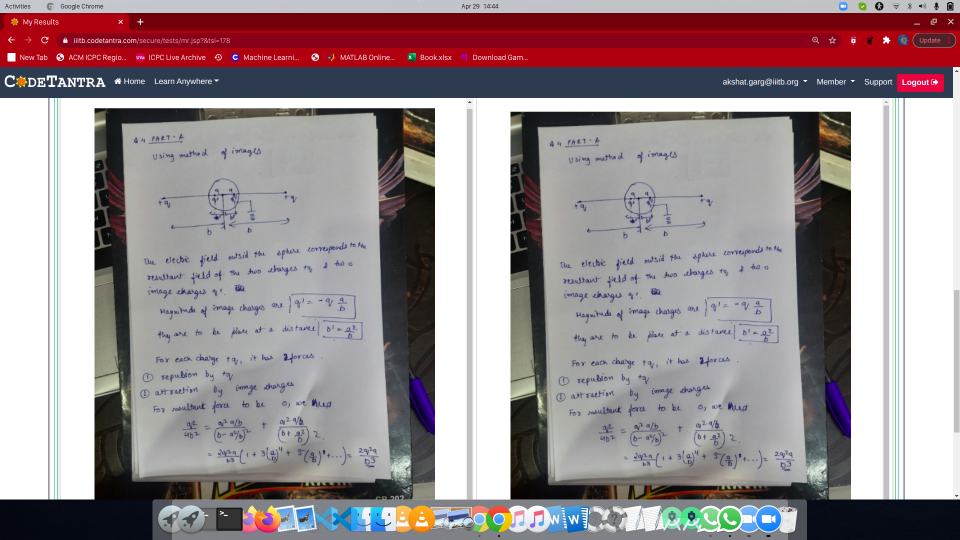
#> input picture photos/Screenshot from 2021-04-29 14-44-45.png, 1920 x 1080 px (shown at 1/2 size)
$ python basic.py
#> lines starting #> are read from the running program, lines starting #| are printed output that depends on the picture; after the words box and inside, x2 and y2 are one past the last pixel; in counts of white or black regions, pixels touching at a corner belong together
import cv2 as cv
img = cv.imread('photos/Screenshot from 2021-04-29 14-44-45.png')
#> img is the input picture: shape (1080, 1920, 3); mean B, G, R 144.9, 141.5, 154.9
cv.imshow('Screenshot',img)

#converting to grayscale

gray = cv.cvtColor(img,cv.COLOR_BGR2GRAY)
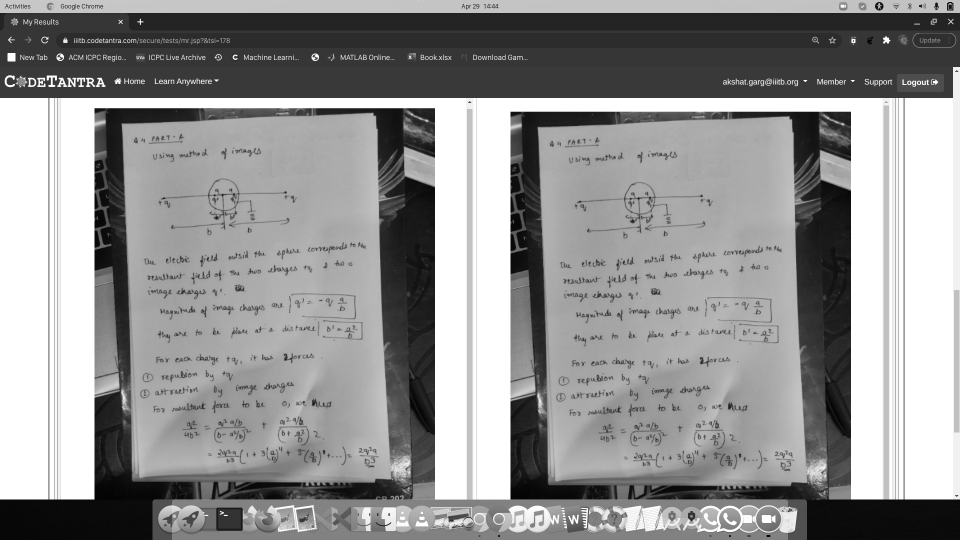
#> gray: shape (1080, 1920) (shown at 1/2 size); min 0, max 255, mean 145.9
# cv.imshow('grayscale',gray)

#blur image
blur = cv.GaussianBlur(img,(1,1),cv.BORDER_DEFAULT)  #here (3,3) is kernel size it is always an odd number and if we increase this then the blurness increases
# cv.imshow('BLUR',blur)

#edge cascade   #if we run edge cascade on a blur image the number of edges will reduce

canny = cv.Canny(img , 125 , 175) #egde cascading is use to find edges
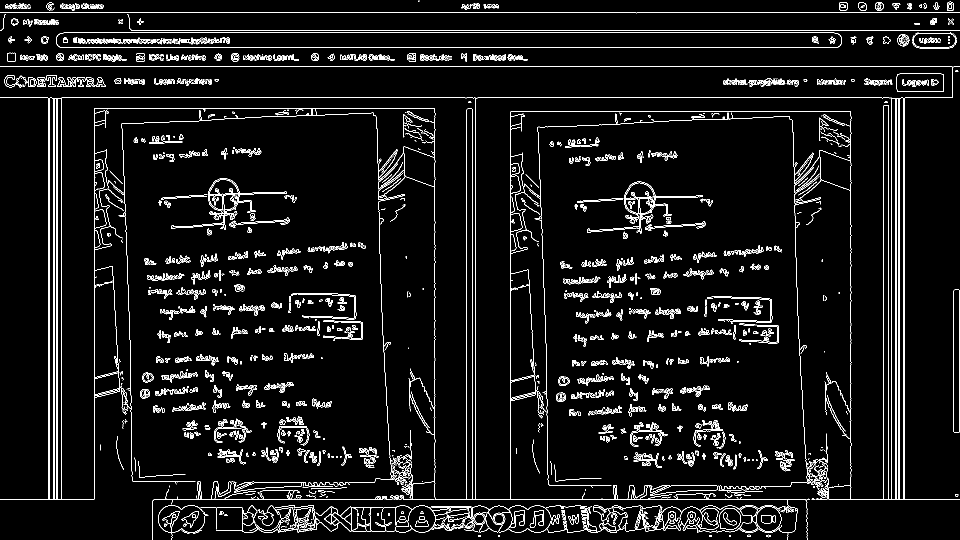
#> canny: shape (1080, 1920) (shown at 1/2 size); 5.3% white in thin lines or dots
#  cv.imshow('edge',canny)

#dialating thr image
dialated = cv.dilate(canny , (7,7), iterations =3)
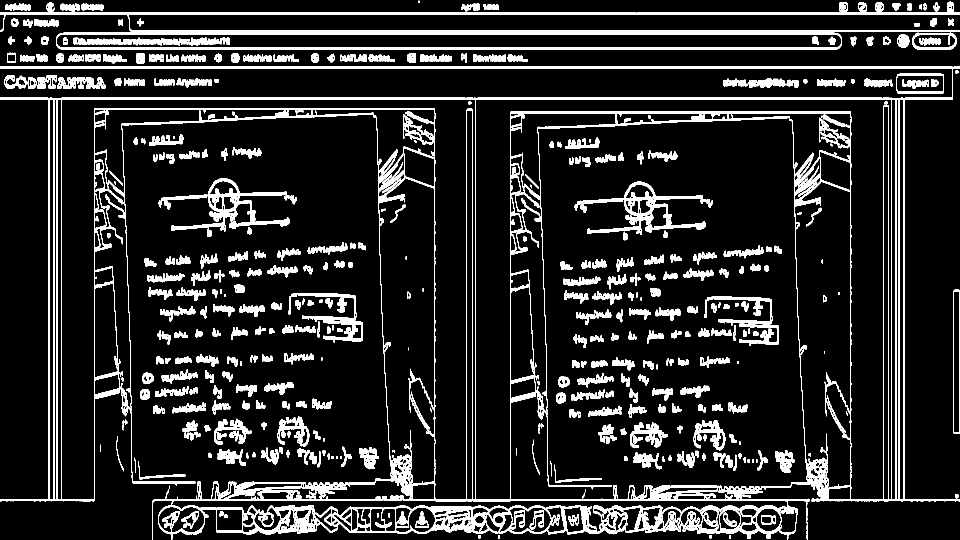
#> dialated: shape (1080, 1920) (shown at 1/2 size); 12.6% white; 633 white regions (51 under 20 px), largest, box (x1, y1, x2, y2) and area: (0, 133, 1920, 1080) 114906, (0, 4, 1920, 64) 14702, (112, 65, 1684, 99) 12618
# cv.imshow('dialated',dialated)

#eroding

eroded = cv.erode(dialated,(3,3),iterations = 1)
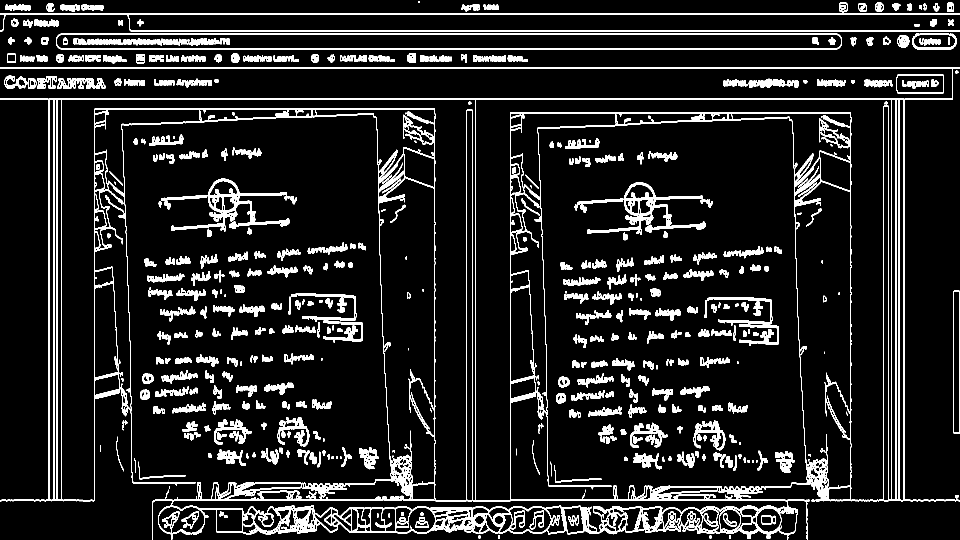
#> eroded: shape (1080, 1920) (shown at 1/2 size); 10.6% white; 671 white regions (74 under 20 px), largest, box (x1, y1, x2, y2) and area: (0, 134, 1920, 1080) 95871, (0, 5, 1920, 64) 10989, (112, 66, 1684, 99) 9476
# [10 lines of commented-out code are left out]
cv.waitKey(0)
